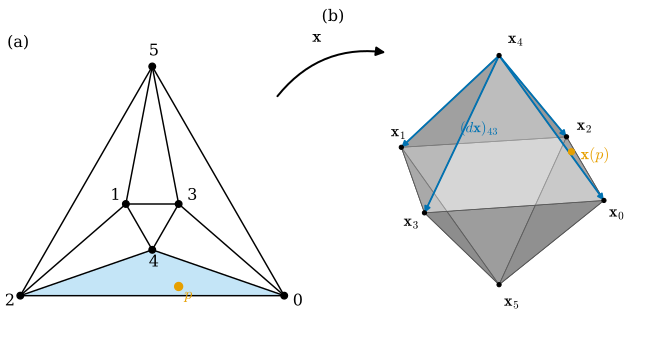

This chart was generated by the following Python code:
"""Figure 38.4.1: a simplicial surface (combinatorics only) and a simplicial map that gives it a shape.

(a) the octahedron's abstract simplicial surface drawn as a planar graph (schematic): the outer face (2, 0, 5) is
fixed on a large triangle and the other vertices are placed by uniform convex combinations (a Tutte drawing). The face
(0, 2, 4) is shaded and contains the point p with barycentric coordinates (0.5, 0.3, 0.2).
(b) the simplicial map x with x_i = the six unit vectors (ddg38.octahedron): x(p) = 0.5 x_0 + 0.3 x_2 + 0.2 x_4,
and the discrete differential (dx)_{4j} = x_j - x_4 on the four edges at vertex 4.
Also writes an interactive plotly version.

Run: PYTHONPATH=tools python3 chapters/38-surfaces-smooth-discrete/figures/fig-38-4-1-simplicial-map.py
"""
import sys
from pathlib import Path

import numpy as np

sys.path.insert(0, str(Path(__file__).resolve().parents[1] / "lib"))
import dgfig  # noqa: E402
dgfig.setup()
import matplotlib.pyplot as plt  # noqa: E402
from matplotlib.patches import Polygon  # noqa: E402

import dgdec as dd  # noqa: E402
import dgmesh as dm  # noqa: E402
import ddg38  # noqa: E402

C = dgfig.COLORS
V, F = ddg38.octahedron()
E, index = dd.edge_list(F)
lam = {0: 0.5, 2: 0.3, 4: 0.2}

# planar drawing: outer triangle (2, 0, 5) fixed, vertices 1, 3, 4 at the average of their neighbors
P = np.zeros((6, 2))
outer = {2: (-1.9, -1.2), 0: (1.9, -1.2), 5: (0.0, 2.1)}
for k, xy in outer.items():
    P[k] = xy
nb = dm.neighbors(F)
inner = [1, 3, 4]
A = np.zeros((3, 3))
b = np.zeros((3, 2))
for r, i in enumerate(inner):
    A[r, r] = len(nb[i])
    for j in nb[i]:
        if j in inner:
            A[r, inner.index(j)] -= 1
        else:
            b[r] += P[j]
P[inner] = np.linalg.solve(A, b)

# self-checks: closed oriented surface, x(p) on the face, edge vectors are d0 V, d1 d0 = 0, Tutte drawing has no fold
assert dm.is_manifold(F) and dm.oriented_consistently(F) and dm.euler_characteristic(F) == 2
xp = sum(w * V[k] for k, w in lam.items())
nf = np.cross(V[2] - V[0], V[4] - V[0])
assert abs((xp - V[0]) @ nf) < 1e-12
dX = dd.d0(F, 6) @ V
for j in nb[4]:
    e = index[(min(4, j), max(4, j))]
    assert np.allclose(dX[e], (V[j] - V[4]) * (1 if 4 < j else -1))
assert np.abs(dd.d1(F) @ dX).max() < 1e-14
det2 = lambda a, c: a[0] * c[1] - a[1] * c[0]  # noqa: E731
signs = [np.sign(det2(P[t[1]] - P[t[0]], P[t[2]] - P[t[0]])) for t in F if not set(t) == {0, 2, 5}]
assert len(set(signs)) == 1                                   # every inner face has the same orientation in the drawing

fig = plt.figure(figsize=(7.2, 3.6))
ax = fig.add_axes([0.01, 0.04, 0.42, 0.9])
for f in F:
    if set(f) == {0, 2, 4}:
        ax.add_patch(Polygon(P[f], closed=True, fc=C["region"], alpha=0.35, ec="none"))
for i, j in E:
    ax.plot(*P[[i, j]].T, color=C["main"], lw=1.1)
for i in range(6):
    ax.plot(*P[i], "o", color=C["main"], ms=5)
    off = P[i] - P[inner].mean(0)
    off = 0.2 * off / max(np.linalg.norm(off), 1e-9)
    ax.text(*(P[i] + off + np.array([-0.05, -0.04])), str(i), fontsize=12)
pp = sum(w * P[k] for k, w in lam.items())
ax.plot(*pp, "o", color=C["accent"], ms=6)
ax.text(pp[0] + 0.08, pp[1] - 0.18, r"$p$", fontsize=12, color=C["accent"])
dgfig.schematic_axes(ax)
ax.set_title("(a)", loc="left", fontsize=12)

ax3 = dgfig.axes3d(fig, 111, elev=22, azim=-55)
ax3.set_position([0.43, 0.0, 0.57, 1.0])
col = dm.shade(V, F, dm.hex_to_rgb(C["surface"]))
from mpl_toolkits.mplot3d.art3d import Poly3DCollection  # noqa: E402
ax3.add_collection3d(Poly3DCollection(V[F], facecolors=col, edgecolors="#555555", linewidths=0.6, alpha=0.55))
for j in nb[4]:
    dgfig.arrow3d(ax3, V[4], V[j] - V[4], role="tangent", zorder=9, head=9, lw=1.4)
for i in range(6):
    dgfig.point3d(ax3, V[i], None, size=10)
lab = {0: (0.08, -0.05, -0.1), 1: (-0.15, 0.05, 0.05), 2: (0.05, 0.08, 0.05), 3: (-0.05, -0.2, -0.05),
       4: (0.05, 0.05, 0.1), 5: (0.05, 0.0, -0.18)}
for i, o in lab.items():
    ax3.text(*(V[i] + np.array(o)), rf"$\mathbf{{x}}_{i}$", fontsize=12)
dgfig.point3d(ax3, xp, None, role="accent", size=22)
ax3.text(*(xp + np.array([0.12, -0.05, -0.02])), r"$\mathbf{x}(p)$", color=C["accent"], fontsize=12)
ax3.text(*(0.5 * (V[4] + V[3]) + np.array([0.05, -0.1, 0.05])), r"$(d\mathbf{x})_{43}$", color=C["tangent"], fontsize=11)
dgfig.equal_aspect(ax3, V, zoom=1.25)
ax3.set_title("(b)", loc="left", fontsize=12, y=0.93)
dgfig.map_arrow(fig, ax, ax3, r"$\mathbf{x}$", xy_from=(0.92, 0.82), xy_to=(0.2, 0.86), rad=-0.3)
dgfig.save(fig, __file__)

tr = [dm.plotly_mesh(V, F, opacity=0.6, name="octahedron"), dm.plotly_edges(V, F)]
tr += dm.plotly_arrows(np.repeat(V[4:5], 4, 0), np.array([V[j] - V[4] for j in nb[4]]), color=C["tangent"], cone=0.15,
                       name="(dx)_4j")
dm.plotly_save(tr, __file__, "Octahedron: simplicial map x with x_i = +-e_k; blue arrows: (dx)_4j = x_j - x_4",
               "fig-38-4-1")
